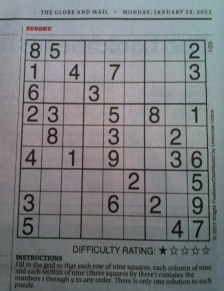
#> input picture day3/img/sudoku.jpg, 224 x 291 px
$ python edgeEx3.py
#> lines starting #> are read from the running program, lines starting #| are printed output that depends on the picture
import cv2
import numpy as np

img = cv2.imread('img/sudoku.jpg')
#> img is the input picture: shape (291, 224, 3); mean B, G, R 127.4, 124.5, 122.2

gx_kernel = np.array([[-1, 0, 1], [-1, 0, 1], [-1, 0, 1]])
gy_kernel = np.array([[-1, -1, -1], [0, 0, 0], [1, 1, 1]])

edge_gx = cv2.filter2D(img, -1, gx_kernel)
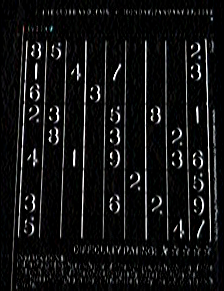
#> edge_gx: shape (291, 224, 3); mean B, G, R 18.8, 18.6, 18.4
edge_gy = cv2.filter2D(img, -1, gy_kernel)
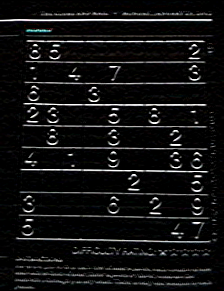
#> edge_gy: shape (291, 224, 3); mean B, G, R 18.8, 18.6, 18.7

merged = np.hstack((img, edge_gx, edge_gy))
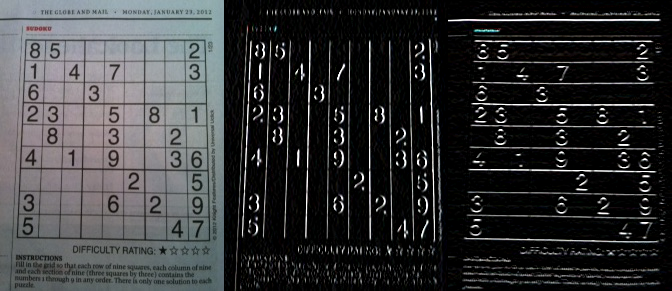
#> merged: shape (291, 672, 3); mean B, G, R 55, 53.9, 53.1
cv2.imshow('edge', merged)
cv2.waitKey()
cv2.destroyAllWindows()

$ run again, with day3/img/apple.jpg copied over day3/img/sudoku.jpg
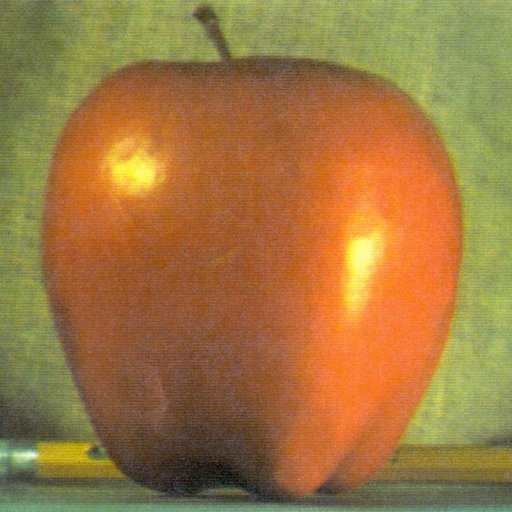
#> input picture day3/img/apple.jpg, 512 x 512 px
#> img is the input picture: shape (512, 512, 3); mean B, G, R 64.8, 119.7, 159.1
#> `edge_gy = cv2.filter2D(img, -1, gy_kernel)`:
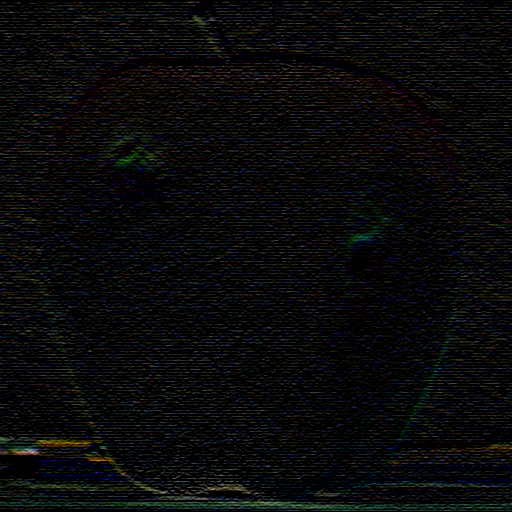
#> edge_gy: shape (512, 512, 3); mean B, G, R 10.2, 9.8, 9.5
#> `merged = np.hstack((img, edge_gx, edge_gy))`:
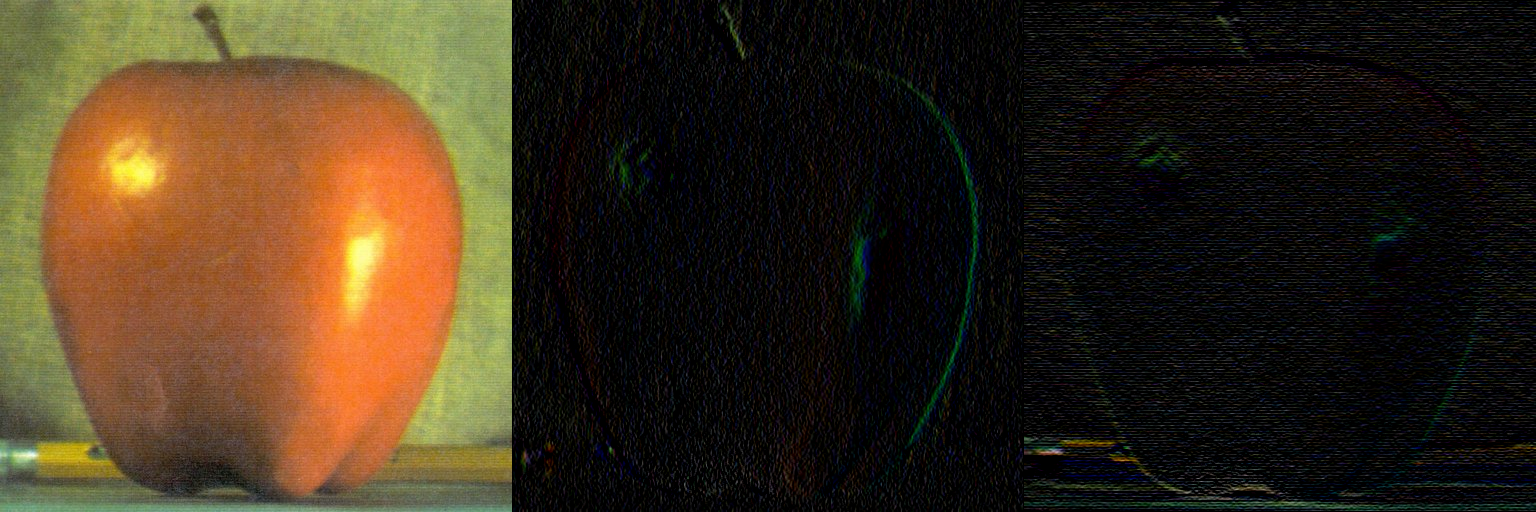
#> merged: shape (512, 1536, 3); mean B, G, R 27.4, 45.4, 58.4

$ run again, with day3/img/cat.jpg copied over day3/img/sudoku.jpg
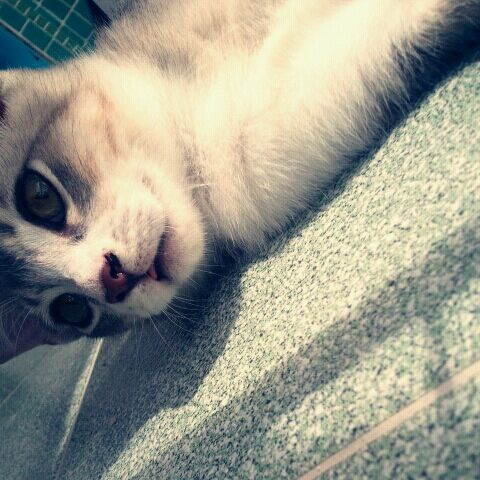
#> input picture day3/img/cat.jpg, 480 x 480 px
#> img is the input picture: shape (480, 480, 3); mean B, G, R 140.2, 154, 154
#> `edge_gy = cv2.filter2D(img, -1, gy_kernel)`:
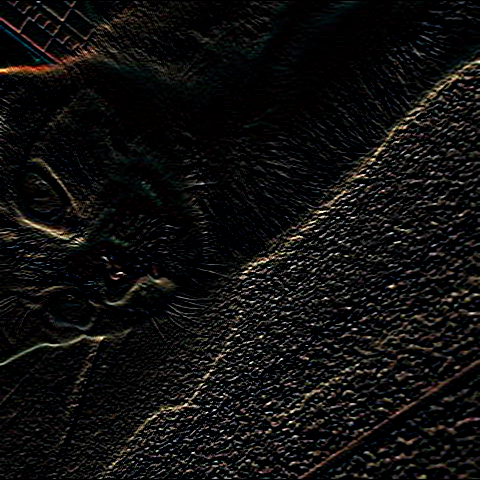
#> edge_gy: shape (480, 480, 3); mean B, G, R 14.4, 15.2, 15.8
#> `merged = np.hstack((img, edge_gx, edge_gy))`:
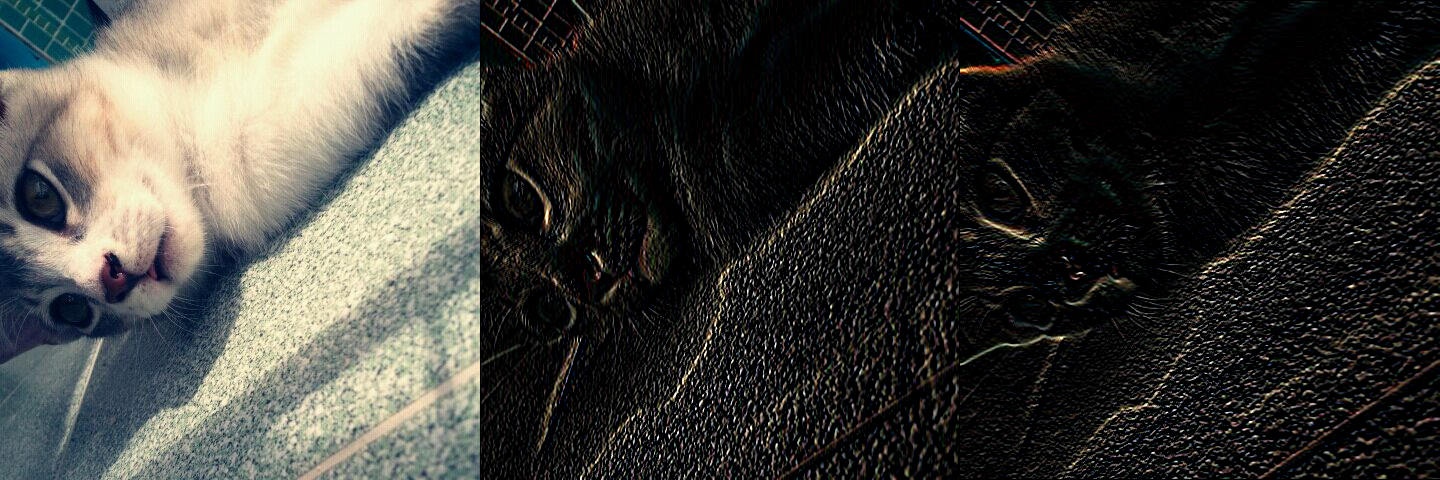
#> merged: shape (480, 1440, 3); mean B, G, R 57.1, 62.3, 62.8

$ run again, with day3/img/family.jpg copied over day3/img/sudoku.jpg
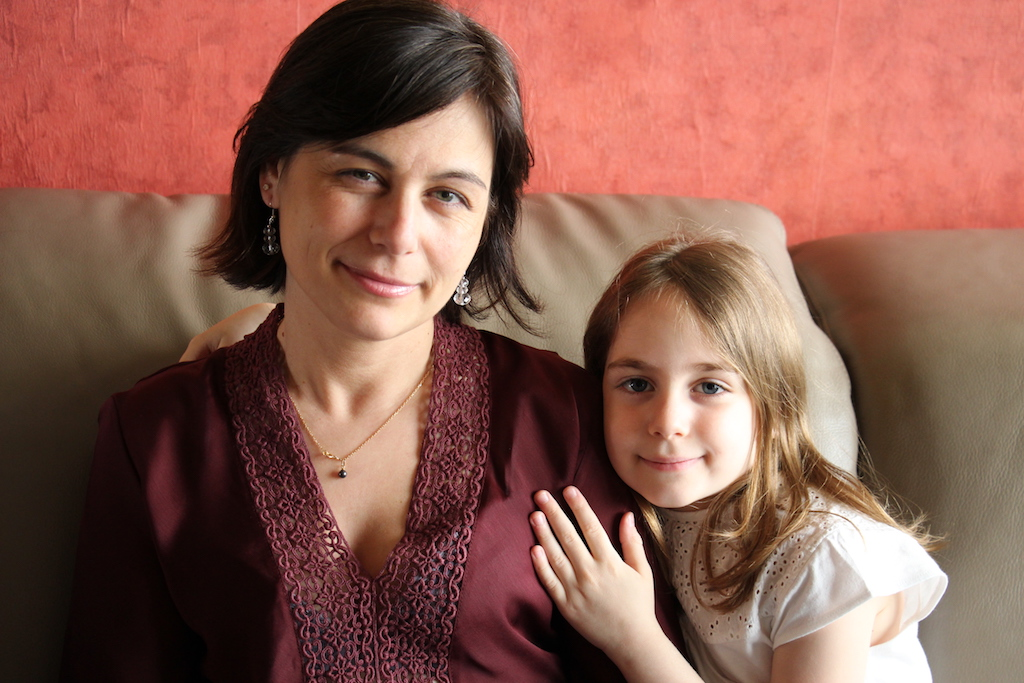
#> input picture day3/img/family.jpg, 1024 x 683 px
#> img is the input picture: shape (683, 1024, 3); mean B, G, R 81.1, 93.8, 140
#> `edge_gy = cv2.filter2D(img, -1, gy_kernel)`:
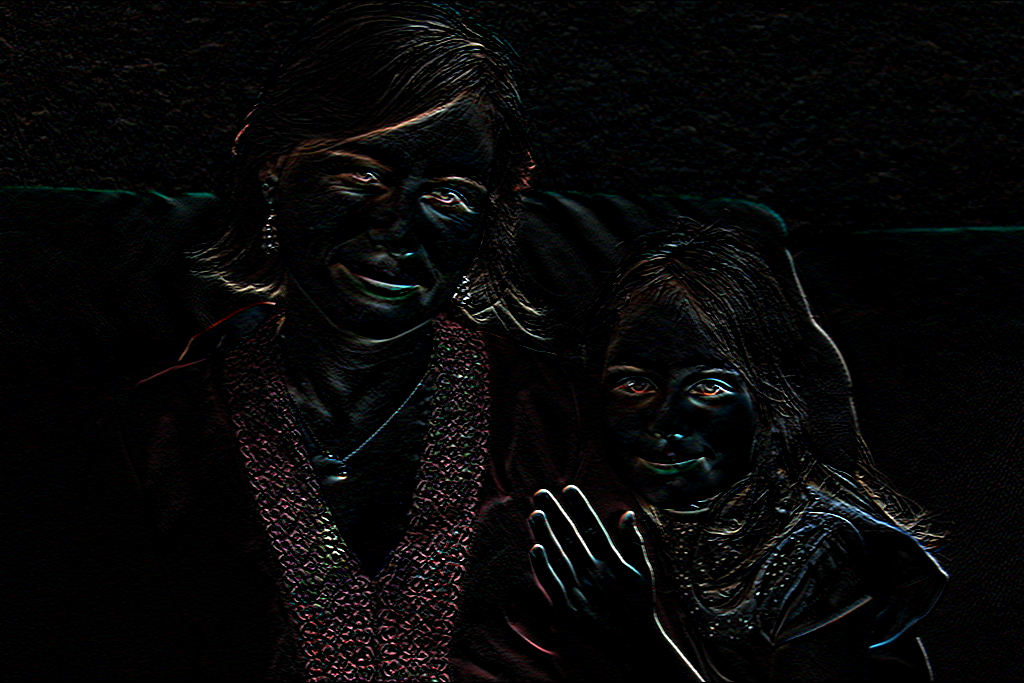
#> edge_gy: shape (683, 1024, 3); mean B, G, R 7.4, 7.2, 7.4
#> `merged = np.hstack((img, edge_gx, edge_gy))`:
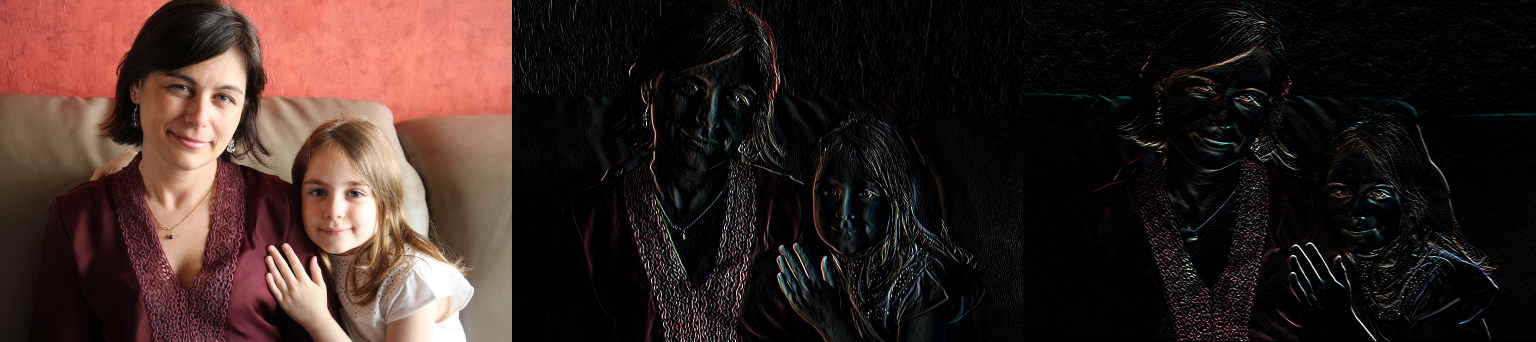
#> merged: shape (683, 3072, 3) (shown at 1/2 size); mean B, G, R 33.1, 37.2, 52.9
